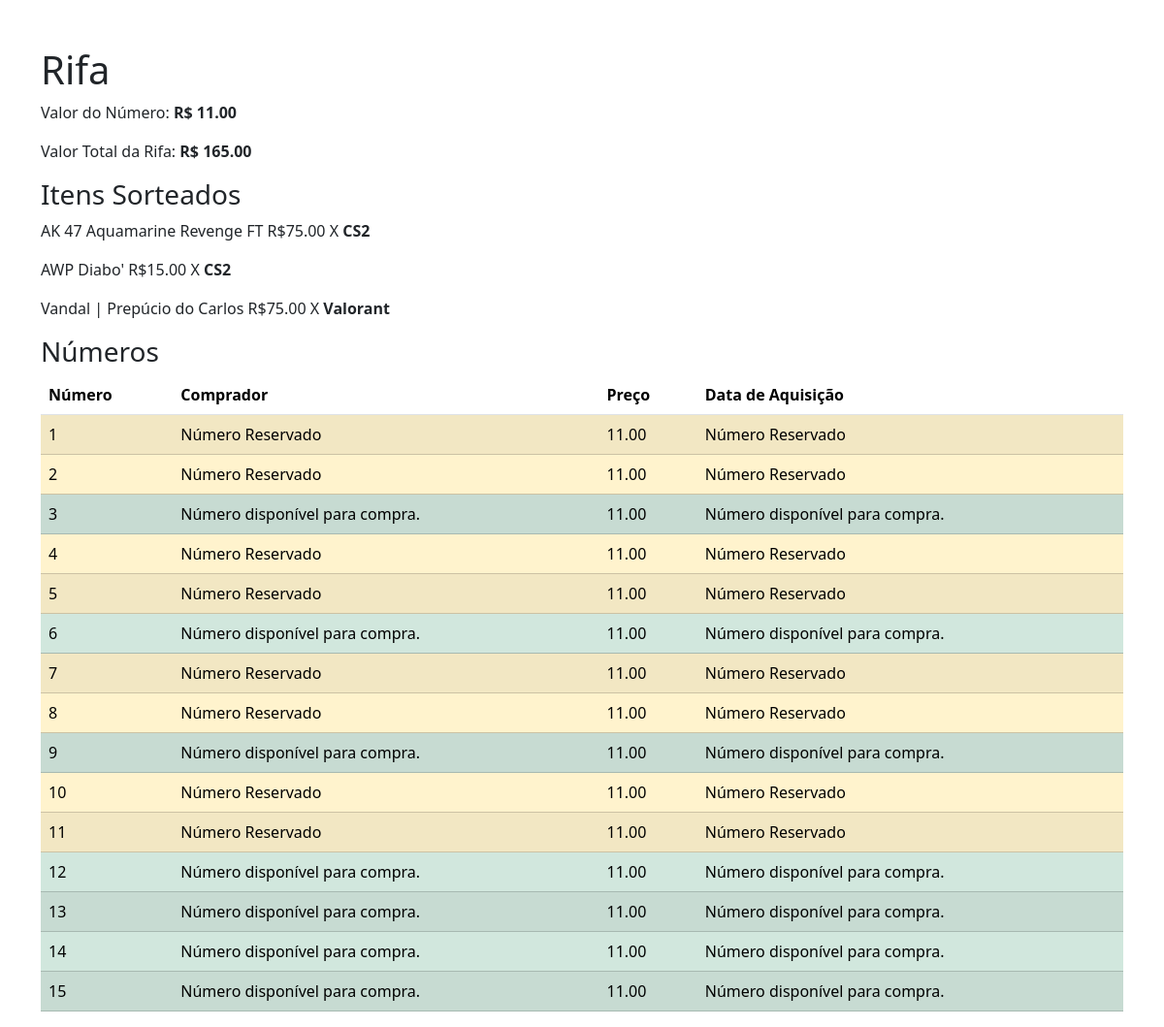
Page /rifa/42/1 on the committed database.
### rifa/models.py (models this page shows, shortened)
class Rifa(models.Model):
    items = models.ManyToManyField('item.Item', related_name='rifas')
    valor_rifa = models.DecimalField(max_digits=10, decimal_places=2, null=True, blank=True)
    quantidade_numeros = models.IntegerField(null=True, blank=True, default=0)
    numeros = models.ManyToManyField(NumeroVendido, related_name='numeros', null=True, blank=True)
    quantidade_numeros_vendidos = models.IntegerField(null=True, blank=True, default=0)
    valor_numero = models.DecimalField(max_digits=10, decimal_places=2, null=True, blank=True)
    data_inicio = models.DateTimeField(auto_now_add=True)
    ativa = models.BooleanField(default=True)
    numeros_ganhadores = models.ManyToManyField(NumeroVendido, related_name='ganhadores', blank=True)
    arrumado = models.BooleanField(default=False)
    def get_valor_total(self):
        self.valor_rifa = sum(self.items.all().values_list('valor', flat=True))
    def get_valor_numero(self):
        if self.quantidade_numeros > 0:
            self.valor_numero = self.valor_rifa / self.quantidade_numeros
    def get_quantia_numeros_vendidos(self):
        return self.numeros.filter(data_aquisicao__isnull=False).count()
    def save(self, *args, **kwargs):
        if self.pk:
            self.get_valor_total()
            self.get_valor_numero()
            self.quantidade_numeros_vendidos = self.get_quantia_numeros_vendidos()
        super().save(*args, **kwargs)

class NumeroVendido(models.Model):
    numero = models.IntegerField()
    comprador = models.ForeignKey('auth.User', on_delete=models.CASCADE, null=True, blank=True)
    data_aquisicao = models.DateTimeField(blank=True, null=True)
    rifa_relacionada = models.ForeignKey('Rifa', on_delete=models.CASCADE, null=True, blank=True)
    status = models.CharField(
        max_length=1,
        choices=[
            ('D', 'Disponível'),
            ('V', 'Vendido'),
            ('R', 'Reservado'),
        ],
        default='D'
    )

### item/models.py (models this page shows)
class Item(models.Model):
    nome = models.CharField(max_length=255)
    descricao = models.TextField(null=True, blank=True)
    valor = models.DecimalField(max_digits=10, decimal_places=2)
    quantidade = models.IntegerField()
    imagem = models.ImageField(upload_to='item', null=True, blank=True)
    mercado_relacionado = models.CharField(max_length=255)
    def __str__(self):
        return self.nome

### rifa/views.py (the view)
# urls.py: re_path(r'^rifa/(?P<rifa_id>\d+)/(?P<refresh>\d+)?$', views.rifa, name='rifa'),
def rifa(request, rifa_id, refresh=None):
    rifa = get_object_or_404(Rifa, id=rifa_id)
    rifa = Rifa.objects.get(id=rifa_id)
    rifa.save()
    numeros = NumeroVendido.objects.filter(rifa_relacionada=rifa)
    if refresh is None:
        refresh = 0
    return render(request, "rifa/rifa.html", {"rifa": rifa, "Numeros": numeros, 'refresh': refresh})

### rifa/templates/rifa/rifa.html (shortened to what this page needs)
<!DOCTYPE html>
<html lang="pt-br">
<head>
    <link href="https://cdn.jsdelivr.net/npm/bootstrap@5.3.3/dist/css/bootstrap.min.css" rel="stylesheet">
</head>
<body>
    <div class="container mt-5">
        <h1>Rifa</h1>
        <p>Valor do Número: <strong>R$ {{ rifa.valor_numero }} </strong> </p>
        <p>Valor Total da Rifa: <strong> R$ {{ rifa.valor_rifa }} </strong> </p>
        <h3>Itens Sorteados</h3>
        {% for item in rifa.items.all %}
            <p>{{ item }} R$<span>{{ item.valor }}</span> X <strong> {{item.mercado_relacionado}} </strong> </p>
        {% endfor %}
        <h3>Números</h3>
        <table class="table table-striped">
            <thead>
                <tr>
                    <th scope="col">Número</th>
                    <th scope="col">Comprador</th>
                    <th scope="col">Preço</th>
                    <th scope="col">Data de Aquisição</th>
                </tr>
            </thead>
            <tbody>
                {% for numero in Numeros %}
                <tr class="{% if numero.status != 'V' and numero.status != 'R' %}clickable-row{% endif %} {% if numero.status == 'V' %}table-danger{% elif numero.status == 'R' %}table-warning{% else %}table-success{% endif %}"
                    hx-get="{% url 'numero_detail' numero.id %}"
                    hx-target="#itemModal .modal-body"
                    hx-trigger="click"
                    data-bs-toggle="modal"
                    data-bs-target="#itemModal"
                    data-numero-id="{{ numero.id }}">
                    <td>{{ numero.numero }}</td>
                    {% if numero.comprador %}
                        <td>{{ numero.comprador }}</td>
                    {% elif numero.status == 'R' %}
                        <td> Número Reservado </td>
                    {% else %}
                        <td>Número disponível para compra.</td>
                    {% endif %}
                    <td>{{ rifa.valor_numero }}</td>
                    {% if numero.data_aquisicao %}
                        <td>{{ numero.data_aquisicao }}</td>
                    {% elif numero.status == 'R' %}
                        <td> Número Reservado </td>
                    {% else %}
                        <td>Número disponível para compra.</td>
                    {% endif %}
                </tr>
                {% empty %}
                <tr>
                    <td colspan="4" class="text-center">Não há números vendidos</td>
                </tr>
                {% endfor %}
            </tbody>
        </table>
    </div>
</body>
</html>

### rifa/templates/rifa/rifa.html (style rules this page uses)
.clickable-row { cursor: pointer; }

### rows in the picture
Rifa: valor_numero "11.00", valor_rifa "165.00"
Item: nome "AK 47 Aquamarine Revenge FT", valor "75.00", mercado_relacionado "CS2"
Item: nome "AWP Diabo'", valor "15.00", mercado_relacionado "CS2"
Item: nome "Vandal | Prepúcio do Carlos", valor "75.00", mercado_relacionado "Valorant"
NumeroVendido: numero "1", status "Número Reservado"
NumeroVendido: numero "2", status "Número Reservado"
NumeroVendido: numero "3", status "Número disponível para compra."
NumeroVendido: numero "4", status "Número Reservado"
NumeroVendido: numero "5", status "Número Reservado"
NumeroVendido: numero "6", status "Número disponível para compra."
NumeroVendido: numero "7", status "Número Reservado"
NumeroVendido: numero "8", status "Número Reservado"
NumeroVendido: numero "9", status "Número disponível para compra."
NumeroVendido: numero "10", status "Número Reservado"
NumeroVendido: numero "11", status "Número Reservado"
NumeroVendido: numero "12", status "Número disponível para compra."
NumeroVendido: numero "13", status "Número disponível para compra."
NumeroVendido: numero "14", status "Número disponível para compra."
NumeroVendido: numero "15", status "Número disponível para compra."
